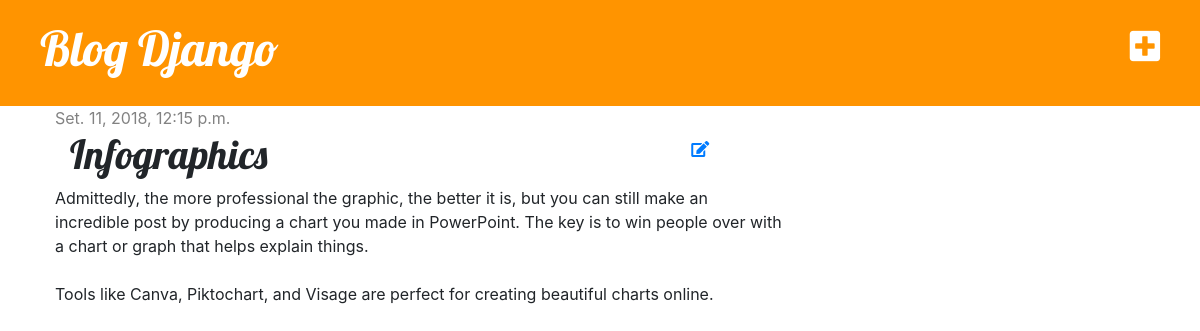
Page /post/6/ on the committed database.
### blog/models.py (models this page shows, shortened)
class Post(models.Model):
    author = models.ForeignKey('auth.User', on_delete=models.CASCADE)
    title = models.CharField(max_length=200)
    text = models.TextField()
    created_date = models.DateTimeField(default=timezone.now)
    published_date = models.DateTimeField(blank=True, null=True)

### blog/views.py (the view)
# urls.py: path('post/<int:pk>/', views.post_detail, name='post_detail'),
def post_detail(request, pk):
    post = get_object_or_404(Post, pk=pk)
    return render(request, 'blog/post_detail.html', {'post': post})

### blog/templates/blog/post_detail.html
{% extends 'blog/base.html' %}
{% block content %}
	<div class="post">
		{% if post.published_date %}
			<div class="date">
				{{ post.published_date }}
			</div>
		{% endif %}
		<div class="col-md-12">
			<div class="row">
				<div class="col-md-10">
					<h1>{{ post.title }}</h1>
				</div>
				<div class="col-md-2">
					<a href="{% url 'post_edit' pk=post.pk %}" class="btn btn-default" title="Editar"><i class="fas fa-edit"></i></a>
				</div>
			</div>
		</div>
		<p>{{ post.text|linebreaksbr }}</p>
	</div>
{% endblock %}

### blog/static/css/blog.css (style rules this page uses)
h1, h2, h3, h4 { font-family: 'Lobster', cursive; }
.date { color: #828282; }
.post { margin-bottom: 70px; }

### rows in the picture
Post: published_date "Set. 11, 2018, 12:15 p.m.", title "Infographics", text "Admittedly, the more professional the graphic, the better it is, but you can still make an incredible post by producing a chart you made in PowerPoint. The key is to win people over with a chart or graph that helps explain things. Tools like Canva, Piktochart, and Visage are perfect for creating beautiful charts online."
